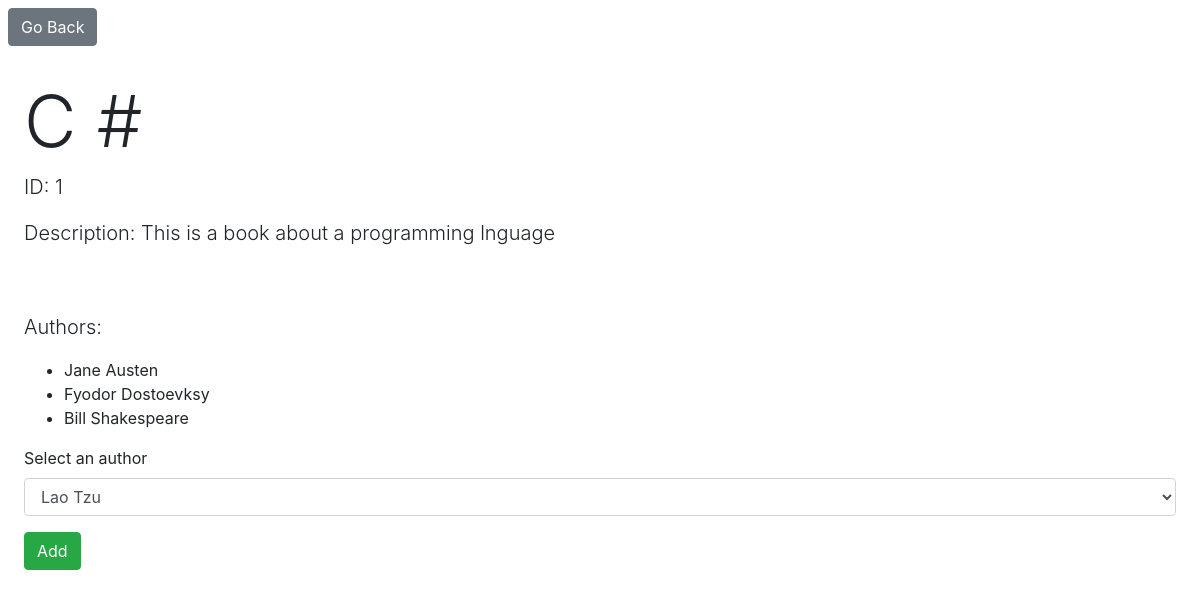
Screenshot of /books/1 with the database file from the repository.
### book_authors_app/models.py (models this page shows, shortened)
class Book(models.Model):
    title = models.CharField(max_length=255)
    desc = models.TextField()
    created_at = models.DateTimeField(auto_now_add=True)
    updated_at = models.DateTimeField(auto_now=True)

class Author(models.Model):
    first_name = models.CharField(max_length=255)
    last_name = models.CharField(max_length=255)
    notes = models.TextField()
    books = models.ManyToManyField(Book, related_name="authors")
    created_at = models.DateTimeField(auto_now_add=True)
    updated_at = models.DateTimeField(auto_now=True)
    def __str__(self):
        return self.first_name + " " + self.last_name

### book_authors_app/views.py (the view)
# urls.py: path('books/<str:book_id>', views.book_view),
def book_view(request, book_id):
    this_book = Book.objects.get(id=book_id)
    this_book.authors.all().order_by("id")
    print(this_book.authors.all())
    actual_authors = []
    options = []
    for author in this_book.authors.values():
        actual_authors.append(author["id"])
    actual_authors.sort()
    for author in Author.objects.all():
        print("first_for", author.id)
        if actual_authors:
            for author_id in actual_authors:
                print("second_for", author_id)
                if author_id == author.id:
                    print(author.id, author_id)
                    actual_authors.pop(0)
                    break
                else:
                    options.append(author)
                    break
        else:
            options.append(author)
    context = {
        "book": this_book,
        "option": options
    }
    return render(request, "book_desc.html", context)

### book_authors_app/templates/book_desc.html (shortened to what this page needs)
<!DOCTYPE html>
<html lang="en">
<head>
    {% load bootstrap4 %}
    {% bootstrap_css %}
</head>
<body>
<a role="button" class="btn btn-secondary m-2" href="/books">Go Back</a>
    <div class="container-fluid p-4">
        <h1 class="display-3">{{ book.title }}</h1>
        <p class="lead">ID: {{ book.id }}</p>
        <p class="lead">Description: {{ book.desc }}</p>
    </div>
    <div class="container-fluid p-4">
        <p class="lead">Authors:</p>
        <ul>
            {% for author in book.authors.values %}
                <li>{{ author.first_name }} {{ author.last_name }}</li>
            {% endfor %}
        </ul>
        <form action="{{ book.id }}/add_author" method="POST">
            <div class="form-group">
                <label for="author_select">Select an author</label>
                <select class="form-control" id="author_select" name="author_choice">
                    {% for author in option %}
                        <option>{{ author.first_name }} {{ author.last_name }}</option>
                    {% endfor %}
                </select>
            </div>
            <button type="submit" class="btn btn-success mb-2">Add</button>
        </form>
    </div>
</body>
</html>

### rows the page displays
Book: title "C #", id "1", desc "This is a book about a programming lnguage"
Author: first_name "Jane", last_name "Austen"
Author: first_name "Fyodor", last_name "Dostoevksy"
Author: first_name "Bill", last_name "Shakespeare"

### other values shown
form field author_choice "Lao Tzu"
